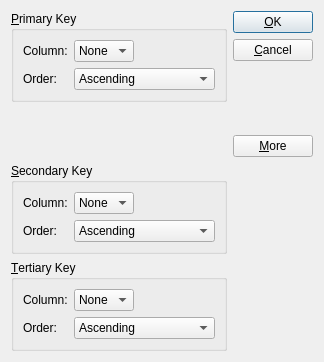
<?xml version="1.0" encoding="UTF-8"?>
<ui version="4.0">
 <class>SortDialog</class>
 <widget class="QDialog" name="SortDialog">
  <property name="geometry">
   <rect>
    <x>0</x>
    <y>0</y>
    <width>324</width>
    <height>362</height>
   </rect>
  </property>
  <property name="windowTitle">
   <string>Dialog</string>
  </property>
  <layout class="QGridLayout" name="gridLayout_4">
   <item row="0" column="0">
    <widget class="QGroupBox" name="grpPrimaryKey">
     <property name="title">
      <string>&amp;Primary Key</string>
     </property>
     <layout class="QGridLayout" name="gridLayout">
      <item row="0" column="0">
       <widget class="QLabel" name="lblColumn">
        <property name="text">
         <string>Column:</string>
        </property>
       </widget>
      </item>
      <item row="0" column="1">
       <widget class="QComboBox" name="cmbPrimaryKeyColumn">
        <item>
         <property name="text">
          <string>None</string>
         </property>
        </item>
       </widget>
      </item>
      <item row="0" column="2">
       <spacer name="horizontalSpacer">
        <property name="orientation">
         <enum>Qt::Horizontal</enum>
        </property>
        <property name="sizeHint" stdset="0">
         <size>
          <width>90</width>
          <height>20</height>
         </size>
        </property>
       </spacer>
      </item>
      <item row="1" column="0">
       <widget class="QLabel" name="lblOrder">
        <property name="text">
         <string>Order:</string>
        </property>
       </widget>
      </item>
      <item row="1" column="1" colspan="2">
       <widget class="QComboBox" name="cmbPrimaryKeyOrder">
        <item>
         <property name="text">
          <string>Ascending</string>
         </property>
        </item>
        <item>
         <property name="text">
          <string>Descending</string>
         </property>
        </item>
       </widget>
      </item>
     </layout>
    </widget>
   </item>
   <item row="1" column="0">
    <spacer name="verticalSpacer">
     <property name="orientation">
      <enum>Qt::Vertical</enum>
     </property>
     <property name="sizeHint" stdset="0">
      <size>
       <width>20</width>
       <height>0</height>
      </size>
     </property>
    </spacer>
   </item>
   <item row="2" column="0">
    <widget class="QGroupBox" name="grpSecondaryKey">
     <property name="title">
      <string>&amp;Secondary Key</string>
     </property>
     <layout class="QGridLayout" name="gridLayout_2">
      <item row="0" column="0">
       <widget class="QLabel" name="lblColumn_2">
        <property name="text">
         <string>Column:</string>
        </property>
       </widget>
      </item>
      <item row="0" column="1">
       <widget class="QComboBox" name="cmbSecondaryKeyColumn">
        <item>
         <property name="text">
          <string>None</string>
         </property>
        </item>
       </widget>
      </item>
      <item row="0" column="2">
       <spacer name="horizontalSpacer_2">
        <property name="orientation">
         <enum>Qt::Horizontal</enum>
        </property>
        <property name="sizeHint" stdset="0">
         <size>
          <width>40</width>
          <height>20</height>
         </size>
        </property>
       </spacer>
      </item>
      <item row="1" column="0">
       <widget class="QLabel" name="lblOrder_2">
        <property name="text">
         <string>Order:</string>
        </property>
       </widget>
      </item>
      <item row="1" column="1" colspan="2">
       <widget class="QComboBox" name="cmbSecondaryKeyOrder">
        <item>
         <property name="text">
          <string>Ascending</string>
         </property>
        </item>
        <item>
         <property name="text">
          <string>Descending</string>
         </property>
        </item>
       </widget>
      </item>
     </layout>
    </widget>
   </item>
   <item row="3" column="0">
    <widget class="QGroupBox" name="grpTertiaryKey">
     <property name="title">
      <string>&amp;Tertiary Key</string>
     </property>
     <layout class="QGridLayout" name="gridLayout_3">
      <item row="0" column="0">
       <widget class="QLabel" name="lblColumn_3">
        <property name="text">
         <string>Column:</string>
        </property>
       </widget>
      </item>
      <item row="0" column="1">
       <widget class="QComboBox" name="cmbTertiaryKeyColumn">
        <item>
         <property name="text">
          <string>None</string>
         </property>
        </item>
       </widget>
      </item>
      <item row="0" column="2">
       <spacer name="horizontalSpacer_3">
        <property name="orientation">
         <enum>Qt::Horizontal</enum>
        </property>
        <property name="sizeHint" stdset="0">
         <size>
          <width>40</width>
          <height>20</height>
         </size>
        </property>
       </spacer>
      </item>
      <item row="1" column="0">
       <widget class="QLabel" name="lblOrder_3">
        <property name="text">
         <string>Order:</string>
        </property>
       </widget>
      </item>
      <item row="1" column="1" colspan="2">
       <widget class="QComboBox" name="cmbTertiaryKeyOrder">
        <item>
         <property name="text">
          <string>Ascending</string>
         </property>
        </item>
        <item>
         <property name="text">
          <string>Descending</string>
         </property>
        </item>
       </widget>
      </item>
     </layout>
    </widget>
   </item>
   <item row="0" column="1" rowspan="2">
    <layout class="QVBoxLayout" name="verticalLayout">
     <item>
      <widget class="QPushButton" name="btnOk">
       <property name="text">
        <string>&amp;OK</string>
       </property>
       <property name="checkable">
        <bool>false</bool>
       </property>
       <property name="default">
        <bool>true</bool>
       </property>
      </widget>
     </item>
     <item>
      <widget class="QPushButton" name="btnCancel">
       <property name="text">
        <string>&amp;Cancel</string>
       </property>
       <property name="checkable">
        <bool>false</bool>
       </property>
       <property name="autoDefault">
        <bool>true</bool>
       </property>
       <property name="default">
        <bool>false</bool>
       </property>
      </widget>
     </item>
     <item>
      <spacer name="verticalSpacer_2">
       <property name="orientation">
        <enum>Qt::Vertical</enum>
       </property>
       <property name="sizeHint" stdset="0">
        <size>
         <width>20</width>
         <height>0</height>
        </size>
       </property>
      </spacer>
     </item>
     <item>
      <widget class="QPushButton" name="btnMore">
       <property name="text">
        <string>&amp;More</string>
       </property>
       <property name="checkable">
        <bool>true</bool>
       </property>
       <property name="autoDefault">
        <bool>true</bool>
       </property>
       <property name="default">
        <bool>false</bool>
       </property>
      </widget>
     </item>
    </layout>
   </item>
  </layout>
 </widget>
 <tabstops>
  <tabstop>cmbPrimaryKeyColumn</tabstop>
  <tabstop>cmbPrimaryKeyOrder</tabstop>
  <tabstop>cmbSecondaryKeyColumn</tabstop>
  <tabstop>cmbSecondaryKeyOrder</tabstop>
  <tabstop>cmbTertiaryKeyColumn</tabstop>
  <tabstop>cmbTertiaryKeyOrder</tabstop>
  <tabstop>btnOk</tabstop>
  <tabstop>btnCancel</tabstop>
  <tabstop>btnMore</tabstop>
 </tabstops>
 <resources/>
 <connections>
  <connection>
   <sender>btnOk</sender>
   <signal>clicked()</signal>
   <receiver>SortDialog</receiver>
   <slot>accept()</slot>
   <hints>
    <hint type="sourcelabel">
     <x>294</x>
     <y>27</y>
    </hint>
    <hint type="destinationlabel">
     <x>120</x>
     <y>98</y>
    </hint>
   </hints>
  </connection>
  <connection>
   <sender>btnCancel</sender>
   <signal>clicked()</signal>
   <receiver>SortDialog</receiver>
   <slot>reject()</slot>
   <hints>
    <hint type="sourcelabel">
     <x>306</x>
     <y>46</y>
    </hint>
    <hint type="destinationlabel">
     <x>155</x>
     <y>109</y>
    </hint>
   </hints>
  </connection>
  <connection>
   <sender>btnMore</sender>
   <signal>toggled(bool)</signal>
   <receiver>grpSecondaryKey</receiver>
   <slot>setVisible(bool)</slot>
   <hints>
    <hint type="sourcelabel">
     <x>283</x>
     <y>158</y>
    </hint>
    <hint type="destinationlabel">
     <x>182</x>
     <y>187</y>
    </hint>
   </hints>
  </connection>
  <connection>
   <sender>btnMore</sender>
   <signal>toggled(bool)</signal>
   <receiver>grpTertiaryKey</receiver>
   <slot>setVisible(bool)</slot>
   <hints>
    <hint type="sourcelabel">
     <x>293</x>
     <y>159</y>
    </hint>
    <hint type="destinationlabel">
     <x>232</x>
     <y>283</y>
    </hint>
   </hints>
  </connection>
 </connections>
</ui>
